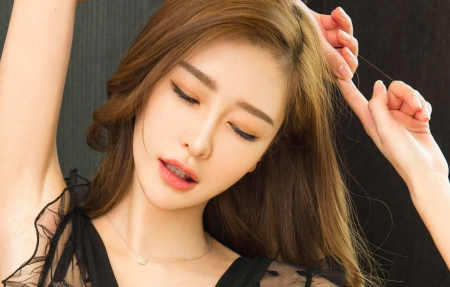
#> input picture Opencv/图像特效/hzz.jpg, 450 x 287 px
$ python '图片融合.py'
#> lines starting #> are read from the running program, lines starting #| are printed output that depends on the picture
#dst = src1 * a + src2*(1-a)
import cv2
import numpy as np
img0 = cv2.imread('hzz.jpg', 1)
#> img0 is the input picture: shape (287, 450, 3); mean B, G, R 87.2, 111.2, 141.2
img1 = cv2.imread('dy.jpg', 1)
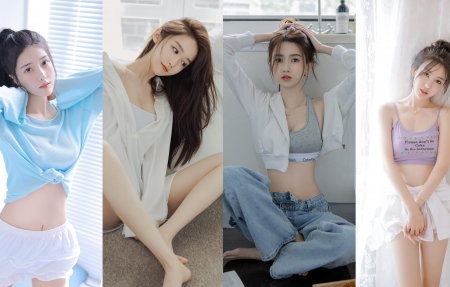
#> input picture Opencv/图像特效/dy.jpg, 450 x 287 px
#> img1 is the input picture: shape (287, 450, 3); mean B, G, R 170.6, 168.4, 169.8
print(img0.shape, img1.shape)
#| (287, 450, 3) (287, 450, 3)
img0Info = img0.shape
#> img0Info = (287, 450, 3)
height = img0Info[0]
#> height = 287
width = img0Info[1]
#> width = 450
#ROI
roiH = int(height/2)
#> roiH = 143
roiW = int(width/2)
#> roiW = 225
img0ROI = img0[0:roiH, 0:roiW]
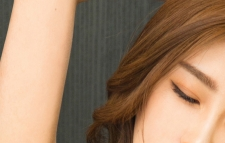
#> img0ROI: shape (143, 225, 3); mean B, G, R 105, 130.7, 161.8
img1ROI = img1[0:roiH, 0:roiW]
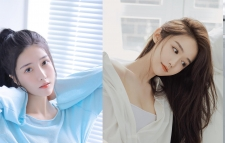
#> img1ROI: shape (143, 225, 3); mean B, G, R 176.4, 172.2, 170.1
dst = np.zeros((roiH,roiW,3),np.uint8)
dst = cv2.addWeighted(img0ROI,0.5,img1ROI,0.5,0) #add dst = src1 * a + src2*(1-a)
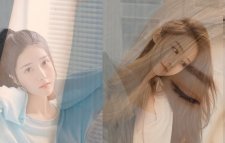
#> dst: shape (143, 225, 3); mean B, G, R 140.7, 151.5, 165.9
dst1 = cv2.addWeighted(img0,0.5,img1,0.5,0)
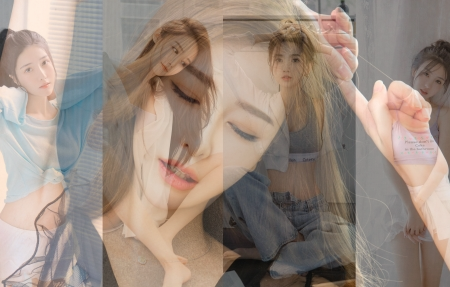
#> dst1: shape (287, 450, 3); mean B, G, R 128.9, 139.8, 155.5
cv2.imshow('dst', dst)
cv2.imshow('dst1',dst1)
cv2.waitKey(0)
